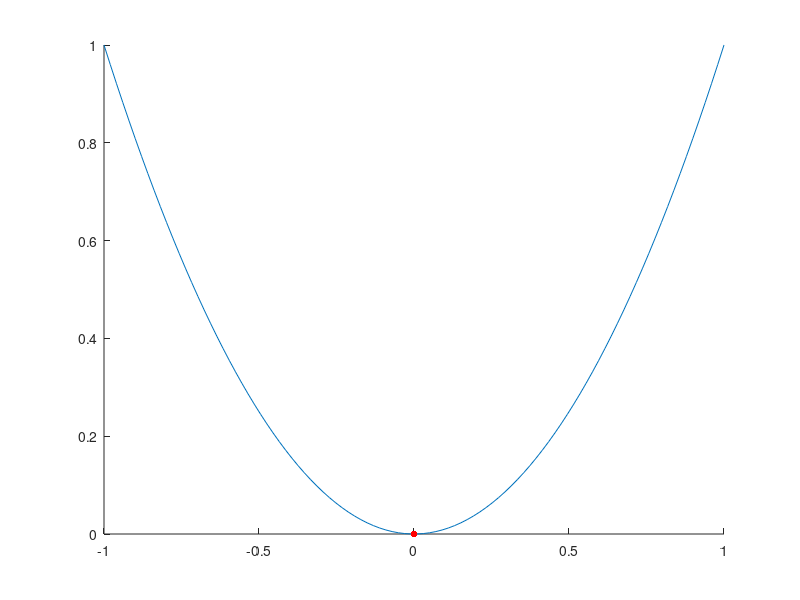

The MATLAB script that drew this image: (Note: this script raises an error after producing the figure.)
%% sTestfmincon.m
% Author: Daniel F. Daza
%% Prepare
clc, clear, close all;

%% Convex trivial case
fun = @(x)(x.^2);
lb = -1;
ub = 1;
x0 = 0.3;
xm = fmincon(fun,x0,[],[],[],[],lb,ub);

x = linspace(lb, ub, 100);
figure; hold on;
plot(x, fun(x));
plot(xm, fun(xm), 'r.', 'MarkerSize', 15);

%% Multimodal function
fun = @(x)(x.^2 + 0.5*sin(5*x));
lb = -1;
ub = 1;
x0 = 0.8;
options = optimoptions(@fmincon,'Algorithm','sqp');
xm = fmincon(fun,x0,[],[],[],[],lb,ub,[],options);

x = linspace(lb, ub, 100);
figure; hold on;
plot(x, fun(x));
plot(xm, fun(xm), 'r.', 'MarkerSize', 15);

%% 2D problem
fun = @(x)(x(1).^2 + x(2).^2);
lb = [-1; -1];
ub = [1; 1];
x0 = [0.5; 0.5];
xm = fmincon(fun,x0,[],[],[],[],lb,ub);

x1 = linspace(lb(1), ub(1), 50);
x2 = linspace(lb(2), ub(2), 50);
[X1, X2] = meshgrid(x1, x2);
F = X1.^2 + X2.^2;
figure;
surf(X1, X2, F); hold on;
plot3(xm(1),xm(2),fun(xm),'r.','MarkerSize',20);

%% Multimodal function
fun = @(x)(-sinc(x));
lb = -5;
ub = 5;
x0 = -4;
options = optimoptions(@fmincon,'Algorithm','sqp');
xm = fmincon(fun,x0,[],[],[],[],lb,ub,[],options);

x = linspace(lb, ub, 100);
figure; hold on;
plot(x, fun(x));
plot(xm, fun(xm), 'r.', 'MarkerSize', 15);